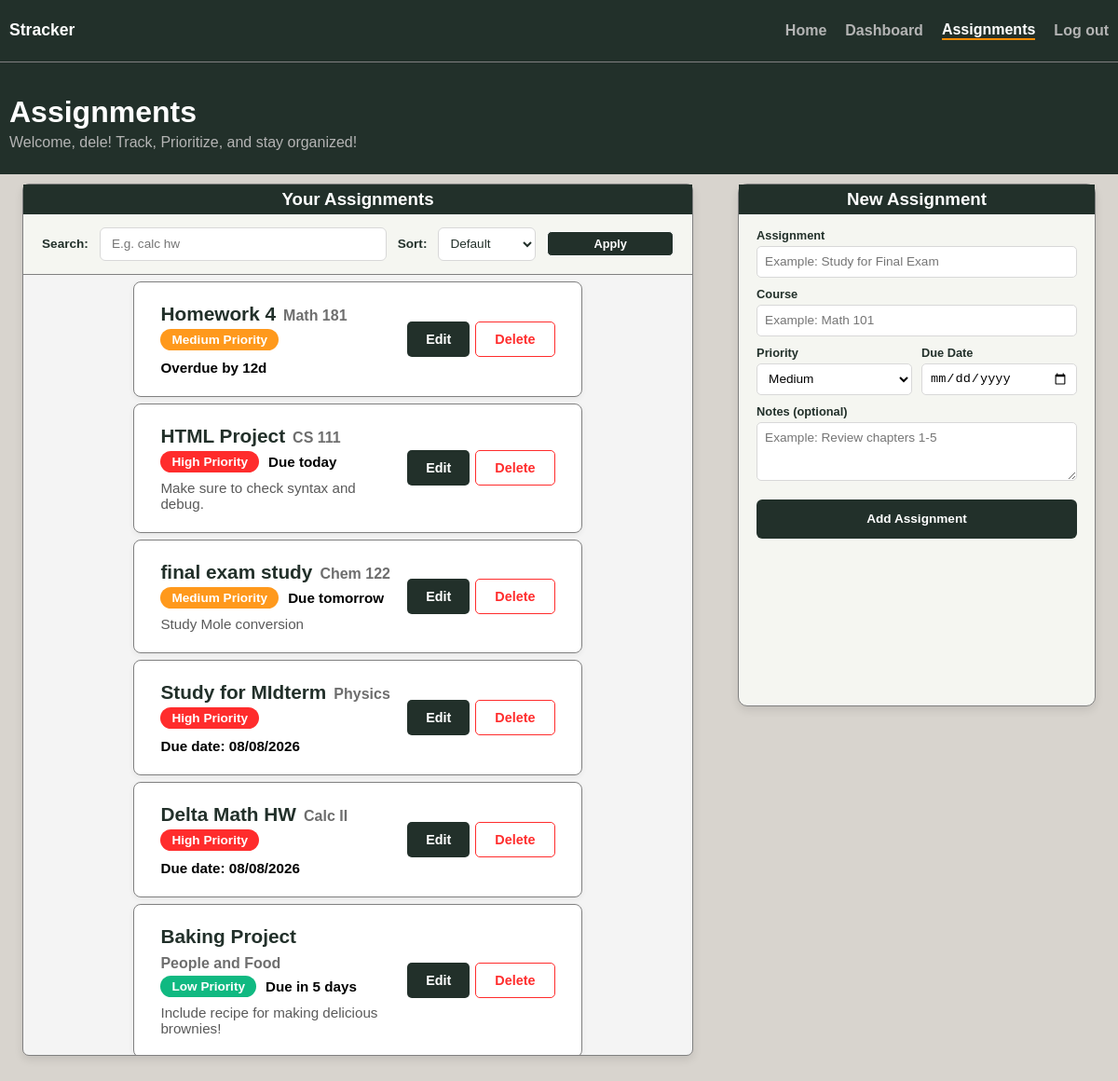
The page /assignments (signed in) on the database as committed earlier.
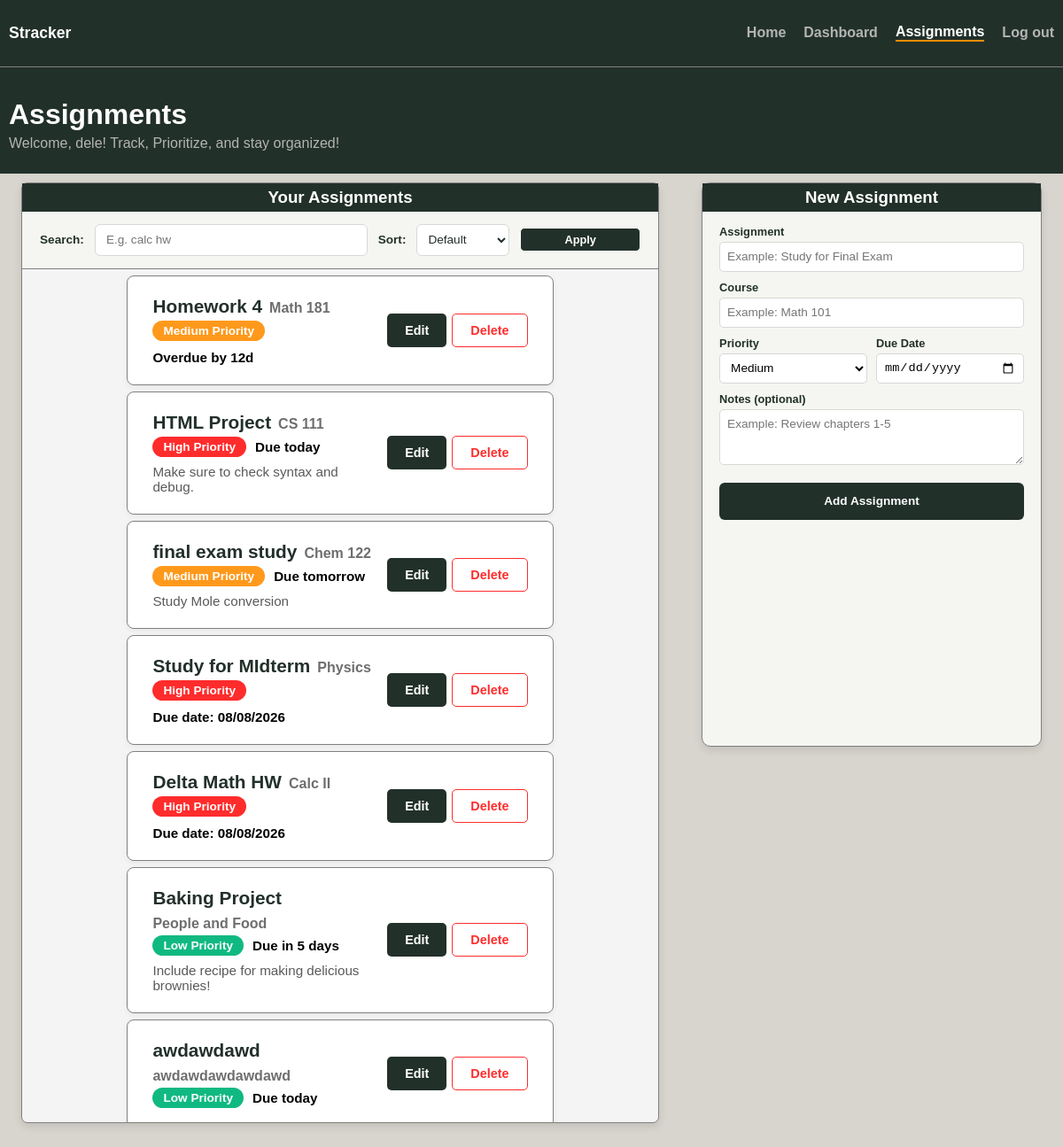
The same page on the database as committed later.
### app/models.py (models this page shows, shortened)
class Assignment(db.Model):
    id = db.Column(db.Integer, primary_key=True)
    name = db.Column(db.String(150))
    course = db.Column(db.String(150))
    priority = db.Column(db.String(10))
    due_date = db.Column(db.Date)
    notes = db.Column(db.String(1000))
    completion_status = db.Column(db.Boolean, default=False)
    student = db.Column(db.Integer, db.ForeignKey('user.id'))
    def days_until_due(self):
        try:
            return (self.due_date - date.today()).days
        except ValueError:
            return 9999
    def due_label(self):
        days = self.days_until_due()
        if self.completion_status:
            return "Completed"
        elif days < -1:
            return f"Overdue by {abs(days)}d"
        elif days == -1:
            return f"Due yesterday"
        elif days == 0:
            return "Due today"
        elif days == 1:
            return "Due tomorrow"
        elif 1 < days <= 6:
            return f"Due in {days} days"
        elif days ==7:
            return "Due in 1 week"
        else:
            return f"Due date: {self.due_date.strftime('%m/%d/%Y')}"

### app/dashboard/routes.py (the view, shortened to what this page needs)
@views.route("/assignments", methods = ["GET", "POST"])
@login_required
def assignments():
    search_query = request.args.get("search", "").strip()
    sort_by = request.args.get("sorting-method", "Default")
    query = Assignment.query.filter_by(student=current_user.id)
    if search_query:
        query = query.filter(Assignment.name.ilike(f"%{search_query}%"))
    if sort_by == "Due Date":
        query = query.order_by(Assignment.due_date)
    elif sort_by == "Name":
        query = query.order_by(Assignment.name)
    elif sort_by == "Course":
        query = query.order_by(Assignment.course)
    elif sort_by == "Completed":
        query = query.filter(Assignment.completion_status.is_(True))
    elif sort_by == "Incomplete":
        query = query.filter(Assignment.completion_status.is_(False))
    assignments = query.all()
    return render_template("assignments.html", user=current_user, assignments = assignments)

### app/__init__.py (called while the page is built)
def create_app():
    app = Flask(__name__)
    app.config['SECRET_KEY'] = os.environ.get("SECRET_KEY")
    app.config['SQLALCHEMY_DATABASE_URI'] = DATABASE_URL or 'sqlite:///database.db'
    db.init_app(app)
    from app.auth.routes import auth
    from app.dashboard.routes import views
    app.register_blueprint(auth, url_prefix="/auth")
    app.register_blueprint(views, url_prefix="/")
    from .models import User, Assignment
    login_manager = LoginManager()
    login_manager.login_view = "auth.login"
    login_manager.init_app(app)
    @login_manager.user_loader
    def load_user(id):
        return User.query.get(int(id))
    if not path.exists('app/' + "database.db"):
        with app.app_context():
            db.create_all()
        print('Created Database!')
    return app

### app/templates/assignments.html (shortened to what the changed rows need)
{% extends "index.html" %}
{% block content %}
    <header>
        <h1>Assignments</h1>
    </header>
    <div class="parent-assignment-container">
        <div class="assignments-container box-shadow">
            <div class="assignments-list">
                <ul id="assignments">
                {% for assignment in assignments %}
                    <li class="assignment priority-{{ assignment.priority|lower }}">
                        <div class="assignment-main">
                            <div class="assignment-header">
                                <span class="assignment-name">{{ assignment.name }}</span>
                                <span class="assignment-course">{{ assignment.course }}</span>
                            </div>
                            <div class="assignment-meta">
                                <span class="priority-badge priority-{{ assignment.priority|lower }}">{{ assignment.priority }} Priority</span>
                                <span class="assignment-due">{{ assignment.due_label() }}</span>
                            </div>
                            {% if assignment.notes %}
                            <p class="assignment-notes">{{ assignment.notes }}</p>
                            {% endif %}
                        </div>
                        <div class="assignment-actions">
                            <input type="button" class="btn btn-edit" value="Edit" onclick="window.location.href='/edit-assignment/{{ assignment.id }}'">
                            <form method="POST" action="/delete-assignment/{{ assignment.id }}" style="display: inline;">
                                <input type="submit" class="btn btn-delete" value="Delete">
                            </form>
                        </div>
                    </li>
                {% endfor %}
                </ul>
            </div>
        </div>
    </div>
{% endblock %}

Rows that differ between the two databases and show on the page:
added Assignment: name "awdawdawd", course "awdawdawdawdawd", priority "Low", due_label "Due today"
